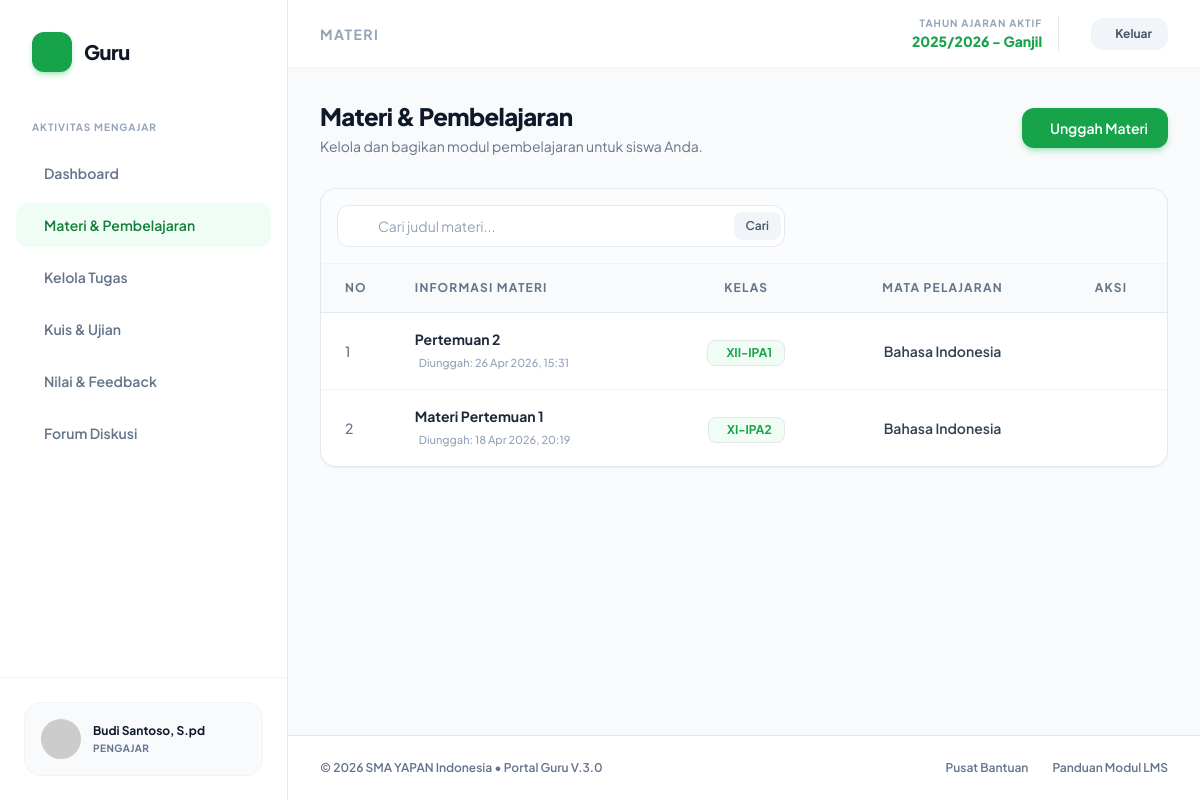
The app's page /guru/materi.php (signed in) with its own data.
### tables this page shows
CREATE TABLE `materi` (
  `id_materi` int(11) NOT NULL,
  `judul_materi` varchar(150) NOT NULL,
  `deskripsi` text DEFAULT NULL,
  `file_materi` varchar(255) NOT NULL,
  `id_kelas` int(11) NOT NULL,
  `id_mapel` int(11) NOT NULL,
  `id_guru` int(11) NOT NULL,
  `tgl_upload` timestamp NOT NULL DEFAULT current_timestamp()
);

CREATE TABLE `kelas` (
  `id_kelas` int(11) NOT NULL,
  `nama_kelas` varchar(20) NOT NULL
);

CREATE TABLE `mapel` (
  `id_mapel` int(11) NOT NULL,
  `nama_mapel` varchar(100) NOT NULL,
  `id_kelas` int(11) DEFAULT NULL
);

### guru/materi.php (the view, shortened to what this page needs)
<?php
require_once '../config/koneksi.php';
$id_guru = $_SESSION['id_user'];
$kata_kunci = "";
include 'includes/header.php';
?>
<div class="flex flex-col md:flex-row justify-between md:items-center gap-4 mb-8">
    <div>
        <h1 class="text-2xl font-extrabold text-slate-900 tracking-tight">Materi & Pembelajaran</h1>
        <p class="text-slate-500 text-sm mt-1">Kelola dan bagikan modul pembelajaran untuk siswa Anda.</p>
    </div>
    <a href="tambah_materi.php" class="px-5 py-2.5 bg-guru-600 text-white font-semibold rounded-xl shadow-md shadow-guru-500/30 hover:bg-guru-700 transition-all flex items-center gap-2 text-sm w-fit">
        <i class="ph ph-upload-simple text-lg"></i> Unggah Materi
    </a>
</div>
<div class="bg-white border border-slate-200 rounded-2xl shadow-sm overflow-hidden mb-8">
    <div class="p-4 border-b border-slate-100 bg-slate-50/50">
        <form action="" method="GET" class="relative max-w-md">
            <div class="absolute inset-y-0 left-0 pl-3 flex items-center pointer-events-none">
            </div>
            <input type="text" name="cari" value="<?php echo htmlspecialchars($kata_kunci); ?>" placeholder="Cari judul materi..." autocomplete="off"
                class="w-full pl-10 pr-24 py-2.5 bg-white border border-slate-200 rounded-xl text-sm text-slate-800 placeholder-slate-400 focus:outline-none focus:border-guru-500 focus:ring-4 focus:ring-guru-500/10 transition-all">
            <div class="absolute inset-y-0 right-1 flex items-center">
                <button type="submit" class="px-3 py-1.5 bg-slate-100 hover:bg-slate-200 text-slate-600 font-semibold rounded-lg text-xs transition-colors">
                    Cari
                </button>
            </div>
        </form>
    </div>
    <div class="overflow-x-auto">
        <table class="w-full text-left border-collapse whitespace-nowrap">
            <thead>
                <tr class="bg-slate-50 border-b border-slate-200 text-slate-500 text-xs uppercase tracking-widest">
                    <th class="px-6 py-4 font-bold w-16">No</th>
                    <th class="px-6 py-4 font-bold">Informasi Materi</th>
                    <th class="px-6 py-4 font-bold text-center">Kelas</th>
                    <th class="px-6 py-4 font-bold text-center">Mata Pelajaran</th>
                    <th class="px-6 py-4 font-bold text-center w-28">Aksi</th>
                </tr>
            </thead>
            <tbody class="divide-y divide-slate-100 text-sm">
                <?php
                $no = 1;
                $query_sql = "
                    SELECT materi.*, kelas.nama_kelas, mapel.nama_mapel
                    FROM materi
                    LEFT JOIN kelas ON materi.id_kelas = kelas.id_kelas
                    LEFT JOIN mapel ON materi.id_mapel = mapel.id_mapel
                    WHERE materi.id_guru = '$id_guru'
                ";
                $query_sql .= " ORDER BY materi.tgl_upload DESC";
                $query = mysqli_query($koneksi, $query_sql);
                if(mysqli_num_rows($query) > 0):
                    while($data = mysqli_fetch_assoc($query)):
                        $tanggal = date('d M Y, H:i', strtotime($data['tgl_upload']));
                ?>
                <tr class="hover:bg-slate-50/50 transition-colors group">
                    <td class="px-6 py-4 text-slate-500 font-medium"><?php echo $no++; ?></td>
                    <td class="px-6 py-4 max-w-sm">
                        <h4 class="font-bold text-slate-800 text-sm truncate"><?php echo htmlspecialchars($data['judul_materi']); ?></h4>
                        <p class="text-[11px] text-slate-400 font-medium mt-1"><i class="ph ph-clock mr-1"></i> Diunggah: <?php echo $tanggal; ?></p>
                    </td>
                    <td class="px-6 py-4 text-center">
                        <span class="inline-flex items-center gap-1.5 px-3 py-1 bg-guru-50 text-guru-600 border border-guru-200 font-bold text-xs rounded-lg">
                            <i class="ph ph-door"></i> <?php echo htmlspecialchars($data['nama_kelas']); ?>
                        </span>
                    </td>
                    <td class="px-6 py-4 text-center">
                        <span class="text-slate-700 font-semibold text-sm">
                            <?php echo htmlspecialchars($data['nama_mapel']); ?>
                        </span>
                    </td>
                    <td class="px-6 py-4 text-center">
                    </td>
                </tr>
                <?php
                    endwhile;
                endif; ?>
            </tbody>
        </table>
    </div>
</div>
<?php include 'includes/footer.php'; ?>

### guru/includes/header.php (style rules this page uses)
body { font-family: 'Plus Jakarta Sans', sans-serif; background-color: #f8fafc; }

### records on screen
materi: judul_materi "Pertemuan 2", tgl_upload "26 Apr 2026, 15:31", id_kelas.nama_kelas "XII-IPA1", id_mapel.nama_mapel "Bahasa Indonesia"
materi: judul_materi "Materi Pertemuan 1", tgl_upload "18 Apr 2026, 20:19", id_kelas.nama_kelas "XI-IPA2", id_mapel.nama_mapel "Bahasa Indonesia"

### other values on screen
$_SESSION['nama'] "Budi Santoso, S.pd"
str_replace('.php', '', ucfirst($current_page)) "MATERI"
$_SESSION['nama_tahun_aktif'] "2025/2026"
$_SESSION['semester_aktif'] "Ganjil"
